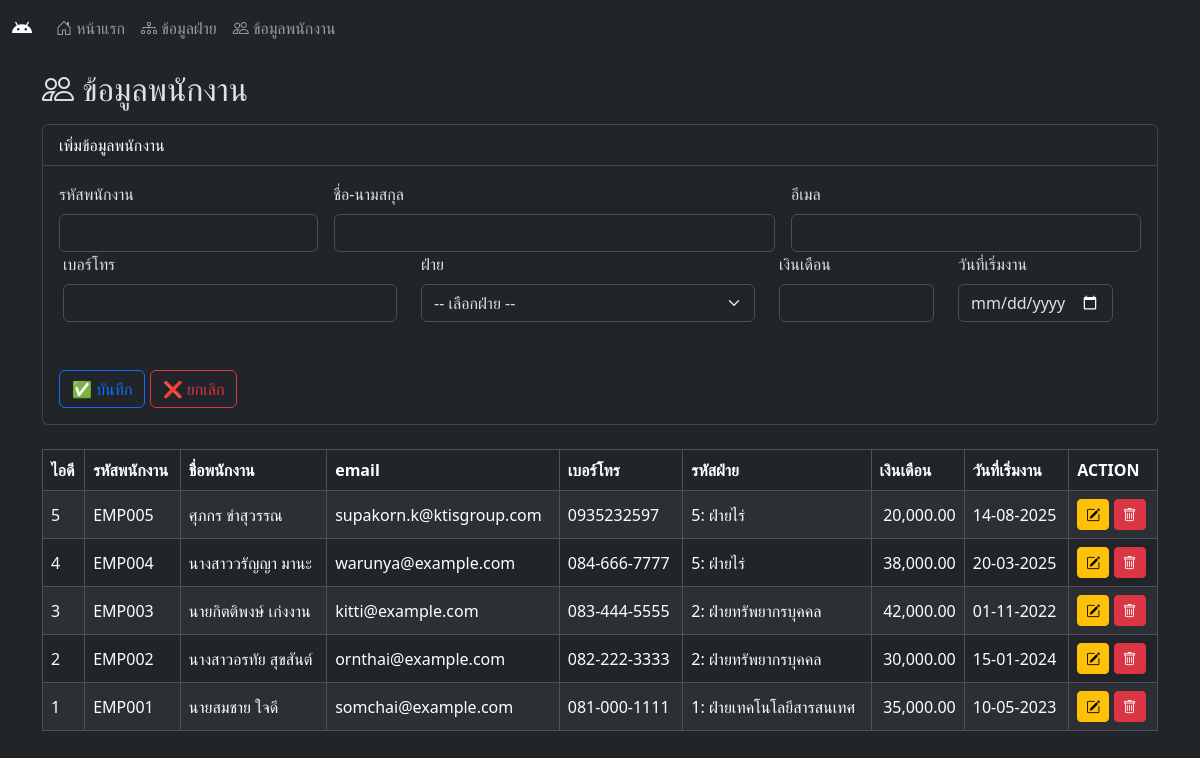
/day2/emp/employees.php, run on the app's committed database.
### tables this page shows
CREATE TABLE `employees` (
  `id` int(11) NOT NULL,
  `emp_code` varchar(20) NOT NULL,
  `fullname_th` varchar(150) NOT NULL,
  `email` varchar(150) NOT NULL,
  `phone` varchar(50) NOT NULL,
  `dept_id` int(11) NOT NULL,
  `salary` decimal(10,2) NOT NULL DEFAULT 0.00,
  `hired_at` date NOT NULL
);

CREATE TABLE `departments` (
  `id` int(11) NOT NULL,
  `name_th` varchar(100) NOT NULL,
  `short_name` varchar(20) NOT NULL
);

### day2/emp/employees.php (the view, shortened to what this page needs)
<?php
require 'cnn_db.php';
?>
<!DOCTYPE html>
<html lang="en" data-bs-theme="dark">
<head>
    <link href="https://cdn.jsdelivr.net/npm/bootstrap@5.3.3/dist/css/bootstrap.min.css" rel="stylesheet">
    <link rel="stylesheet" href="https://cdn.jsdelivr.net/npm/bootstrap-icons@1.11.3/font/bootstrap-icons.css">
    <link href="https://cdn.datatables.net/v/dt/jq-3.7.0/jszip-3.10.1/dt-2.3.2/b-3.2.4/b-html5-3.2.4/datatables.min.css" rel="stylesheet">
</head>
<body>
    <?php include_once('nav.php'); ?>
    <div class="container" style="padding-top:70px">
        <h2 class="mb-3"><i class="bi bi-people"></i> ข้อมูลพนักงาน</h2>
        <div class="card">
            <div class="card-header bg-dark text-white">
                เพิ่มข้อมูลพนักงาน
            </div>
            <div class="card-body">
                <form action="insert_employee.php" method="post" class="row g-3">
                    <div class="col-md-3">
                        <label class="form-label">รหัสพนักงาน</label>
                        <input type="text" name="emp_code" class="form-control" required>
                    </div>
                    <div class="col-md-5">
                        <label class="form-label">ชื่อ-นามสกุล</label>
                        <input type="text" name="fullname_th" class="form-control" required>
                    </div>
                    <div class="col-md-4">
                        <label class="form-label">อีเมล</label>
                        <input type="email" name="email" class="form-control">
                    </div>
                    <div class="row mb-3">
                        <div class="col-md-4">
                            <label class="form-label">เบอร์โทร</label>
                            <input type="text" name="phone" class="form-control">
                        </div>
                        <div class="col-md-4">
                            <label class="form-label">ฝ่าย</label>
                            <select name="dept_id" class="form-select" required>
                                <option value="">-- เลือกฝ่าย --</option>
                            </select>
                        </div>
                        <div class="col-md-2">
                            <label class="form-label">เงินเดือน</label>
                            <input type="number" name="salary" class="form-control" step="0.01" min="0">
                        </div>
                        <div class="col-md-2 mb-3">
                            <label class="form-label">วันที่เริ่มงาน</label>
                            <input type="date" name="hired_at" class="form-control">
                        </div>
                    </div>
                    <div class="col-12">
                        <button type="submit" class="btn btn-outline-primary">✅ บันทึก</button>
                        <button type="reset" class="btn btn-outline-danger">❌ ยกเลิก</button>
                    </div>
                </form>
            </div>
        </div>
        <br>
        <div class="table-responsive">
            <table class="table table-dark table-hover table-striped table-bordered align-middle" id="employeesTable">
                <thead>
                    <tr>
                        <th>ไอดี</th>
                        <th>รหัสพนักงาน</th>
                        <th>ชื่อพนักงาน</th>
                        <th>email</th>
                        <th>เบอร์โทร</th>
                        <th>รหัสฝ่าย</th>
                        <th>เงินเดือน</th>
                        <th>วันที่เริ่มงาน</th>
                        <th>ACTION</th>
                    </tr>
                </thead>
                <tbody>
                    <?php
                    $sql = "SELECT employees.*,
                    departments.name_th AS dept_name
                    FROM employees
                    LEFT JOIN departments  ON departments.id = employees.dept_id
                    ORDER BY employees.id DESC";
                    $result = mysqli_query($conn, $sql);
                    if ($result && mysqli_num_rows($result) > 0):
                        while ($row = mysqli_fetch_assoc($result)):
                            $hired = $row['hired_at'] ? date('d-m-Y', strtotime($row['hired_at'])) : '';
                    ?>
                            <tr style="white-space: nowrap;">
                                <td><?= $row['id'] ?></td>
                                <td><?= $row['emp_code'] ?></td>
                                <td><?= $row['fullname_th'] ?></td>
                                <td><?= $row['email'] ?></td>
                                <td><?= $row['phone'] ?></td>
                                <td><?= $row['dept_id'] ?>: <?= $row['dept_name'] ?></td>
                                <td class="text-end"><?= number_format($row['salary'], 2) ?></td>
                                <td><?= $hired ?></td>
                                <td class="text-nowrap">
                                    <a href="edit_employee2.php?id_edit=<?= $row['id'] ?>" class="btn btn-sm btn-warning"><i class="bi bi-pencil-square"></i></a>
                                    <a href="javascript:void(0);"
                                        class="btn btn-sm btn-danger btn-delete"
                                        data-id="<?= $row['id'] ?>"
                                        data-name="<?= $row['fullname_th'] ?>">
                                        <i class="bi bi-trash"></i>
                                    </a>
                                </td>
                            </tr>
                        <?php
                        endwhile;
                    else:
                        ?>
                        <tr>
                            <td colspan="9" class="text-center py-4">ยังไม่มีข้อมูล</td>
                        </tr>
                    <?php endif; ?>
                </tbody>
            </table>
        </div>
    </div>
</body>
</html>

### data on the page
employees: id "5", emp_code "EMP005", fullname_th "ศุภกร ขำสุวรรณ", email "supakorn.k@ktisgroup.com", phone "0935232597", dept "5", dept.name_th "ฝ่ายไร่", salary "20,000.00", hired_at "14-08-2025"
employees: id "4", emp_code "EMP004", fullname_th "นางสาววรัญญา มานะ", email "warunya@example.com", phone "084-666-7777", dept "5", dept.name_th "ฝ่ายไร่", salary "38,000.00", hired_at "20-03-2025"
employees: id "3", emp_code "EMP003", fullname_th "นายกิตติพงษ์ เก่งงาน", email "kitti@example.com", phone "083-444-5555", dept "2", dept.name_th "ฝ่ายทรัพยากรบุคคล", salary "42,000.00", hired_at "01-11-2022"
employees: id "2", emp_code "EMP002", fullname_th "นางสาวอรทัย สุขสันต์", email "ornthai@example.com", phone "082-222-3333", dept "2", dept.name_th "ฝ่ายทรัพยากรบุคคล", salary "30,000.00", hired_at "15-01-2024"
employees: id "1", emp_code "EMP001", fullname_th "นายสมชาย ใจดี", email "somchai@example.com", phone "081-000-1111", dept "1", dept.name_th "ฝ่ายเทคโนโลยีสารสนเทศ", salary "35,000.00", hired_at "10-05-2023"
